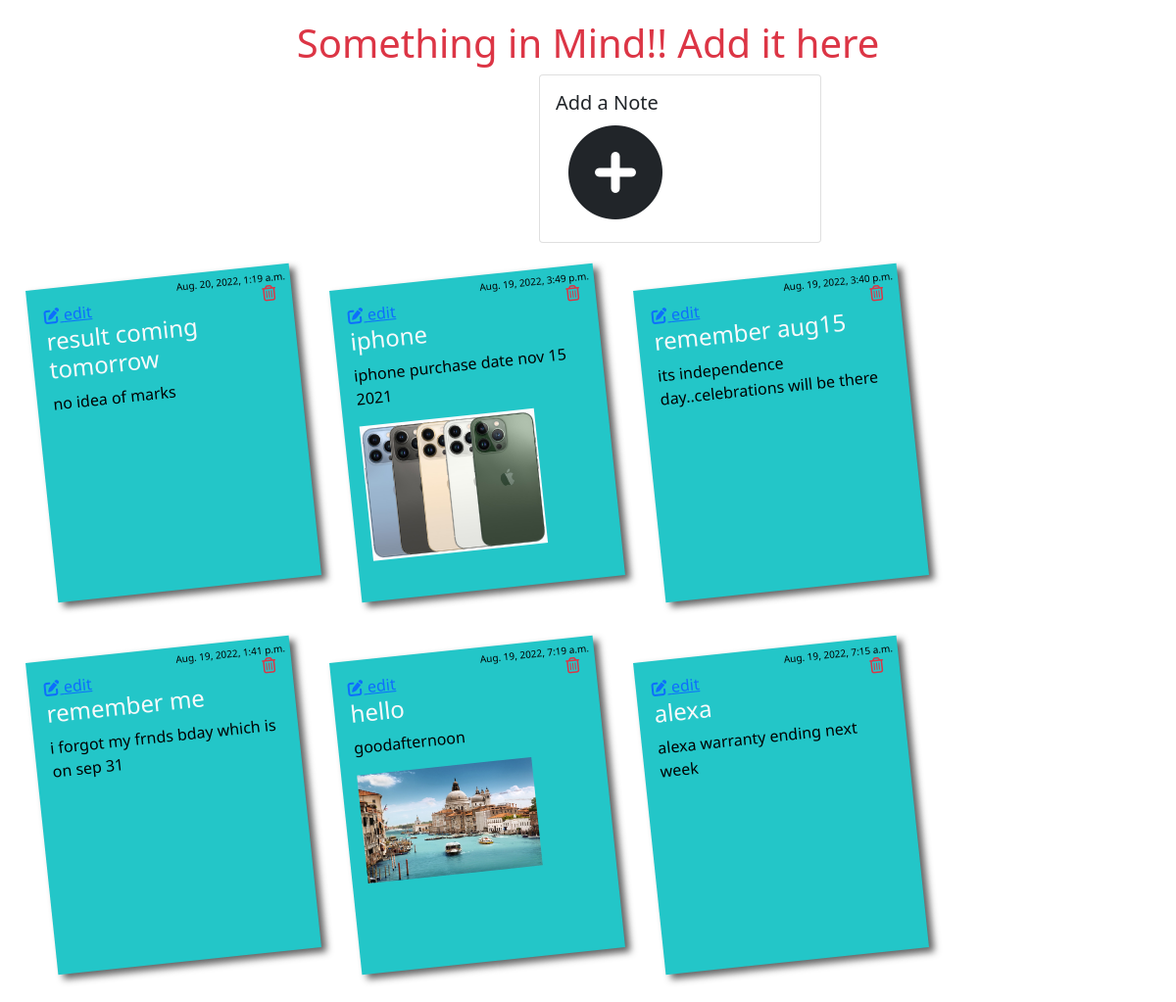
Screenshot of /mynotes/home with the database file from the repository.
### mynotes/models.py (models this page shows, shortened)
class Notes(models.Model):
    title = models.CharField(max_length=120,null=True)
    description = models.CharField(max_length=230)
    image = models.ImageField(upload_to="notesimages",null=True,blank=True)
    posted_date = models.DateTimeField(auto_now_add=True)

### mynotes/views.py (the view, shortened to what this page needs)
# urls.py: path("home",views.CreateNotesView.as_view(),name="home"),
class CreateNotesView(CreateView):
    model=Notes
    template_name = "index.html"
    form_class = MyNotesForm
    success_url = "home"
    def get_context_data(self, **kwargs):
        context=super().get_context_data(**kwargs)
        context["notes"]=Notes.objects.all().order_by("-posted_date")              #assigning a key "notes" and calling all objects from database and order_by for sorting,- for ascending order
        return context

### mynotes/templates/index.html (shortened to what this page needs)
<!doctype html>
<html lang="en">
<head>
    {%load static%}
    <link href="https://cdn.jsdelivr.net/npm/bootstrap@5.1.3/dist/css/bootstrap.min.css" rel="stylesheet"
>
<link href="{%static 'css/style.css'%}" rel="stylesheet"/>
</head>
<body id="'bg" style="background-image: url('https://cdn.windowsreport.com/wp-content/uploads/2020/01/Sticky-Notes-930x620.jpg');">
<form action="" method="post" enctype="multipart/form-data">
    <h1 class="text-center text-danger">Something in Mind!! Add it here</h1>
        <div class="card" style="width: 18rem;" id="id_card">
            <div class="card-body">
                <h5 class="card-title">Add a Note</h5>
                <p class="card-text"><i class="fas fa-plus-circle fa-6x btn" data-bs-toggle="modal" data-bs-target="#exampleModal"></i></p>
            </div>
</div>
<link href="https://maxcdn.bootstrapcdn.com/font-awesome/4.3.0/css/font-awesome.min.css" rel="stylesheet">
<div class="container bootstrap snippets bootdey mt-4">
    <div class="row">
		<ul class="notes">
            {%for note in notes%}
            <li>
                <div class="rotate-1 lazur-bg">
                    <small>{{note.posted_date}}</small>
                    <a href="{%url 'note-edit' note.id%}"><i class="fa-solid fa-pen-to-square 3x"></i> edit</a>
                    <a href="{%url 'delete' note.id%}" class="text-danger pull-right"><i class="fa fa-trash-o "></i></a>
                    <h4 class="text-light">{{note.title}}</h4>
                    <p>{{note.description}}</p>
                    {%if note.image%}
                    <img src="{{note.image.url}}" alt="" width="75%">
                    {%endif%}
                </div>
                {%endfor%}
            </li>
		</ul>
	</div>
</div>
</form>
</body>
</html>

### mynotes/static/css/style.css (style rules this page uses)
body { margin-top:20px; }
#id_card { margin-left:550px; }
ul.notes li { margin: 10px 40px 50px 0px; float: left; }
ul.notes li, ul.tag-list li { list-style: none; }
ul.notes li div small { position: absolute; top: 5px; right: 5px; font-size: 10px; }
div.rotate-1 { -webkit-transform: rotate(-6deg); -o-transform: rotate(-6deg); -moz-transform: rotate(-6deg); }
.lazur-bg { background-color: #23c6c8; color: #ffffff; }
ul.notes li div { text-decoration: none; color: #000; display: block; height: 320px; width: 270px; padding: 1em; -moz-box-shadow: 5px 5px 7px #212121; -webkit-box-shadow: 5px 5px 7px rgba(33, 33, 33, 0.7); box-shadow: 5px 5px 7px rgba(33, 33, 33, 0.7); -moz-transition: -moz-transform 0.15s linear; -o-transition: -o-transform 0.15s linear; -webkit-transition: -webkit-transform 0.15s linear; }

### rows the page displays
Notes: posted_date "Aug. 20, 2022, 1:19 a.m.", title "result coming tomorrow", description "no idea of marks"
Notes: posted_date "Aug. 19, 2022, 3:49 p.m.", title "iphone", description "iphone purchase date nov 15 2021", image (picture)
Notes: posted_date "Aug. 19, 2022, 3:40 p.m.", title "remember aug15", description "its independence day..celebrations will be there"
Notes: posted_date "Aug. 19, 2022, 1:41 p.m.", title "remember me", description "i forgot my frnds bday which is on sep 31"
Notes: posted_date "Aug. 19, 2022, 7:19 a.m.", title "hello", description "goodafternoon", image (picture)
Notes: posted_date "Aug. 19, 2022, 7:15 a.m.", title "alexa", description "alexa warranty ending next week"
